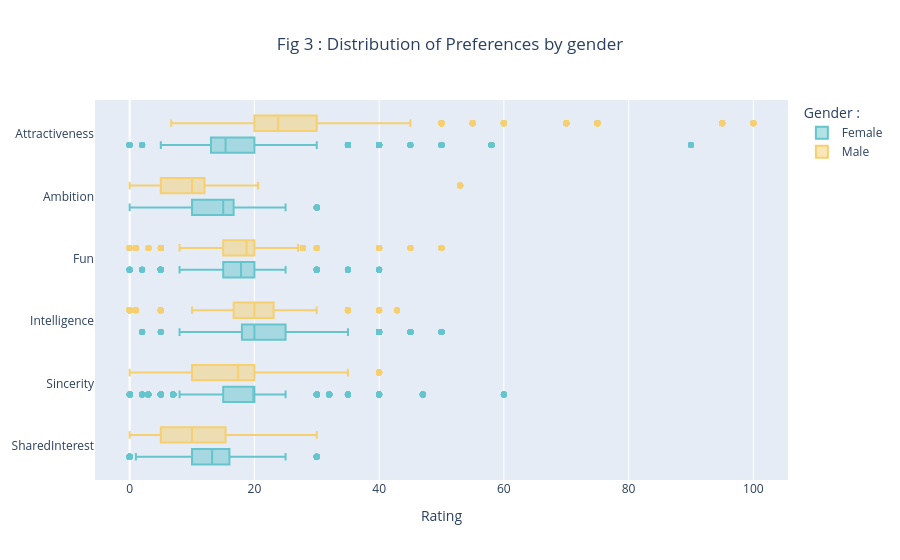

Write notebook code for a chart like this one.
### Code cell
fig3=px.box(df_least2,x=['SharedInterest','Sincerity','Intelligence','Fun','Ambition','Attractiveness'],color='gender',title='Fig 3 : Distribution of Preferences by gender',width=900,color_discrete_sequence = px.colors.qualitative.Pastel)
fig3.update_layout(
    title_x= 0.5,
    legend_title='Gender :',
    xaxis_title='Rating',
    yaxis_title=None)
fig3.show()

### Figure 1 — Plotly figure (JSON) as saved in the notebook; plotly's stock layout.template omitted (floating-point values rounded to 4 significant figures; data arrays with more than 128 entries replaced by an {"elided": "..."} marker saying what was removed)
{"data": [{"alignmentgroup": "True", "hovertemplate": "gender=Female<br>value=%{x}<br>variable=%{y}<extra></extra>", "legendgroup": "Female", "marker": {"color": "rgb(102, 197, 204)"}, "name": "Female", "notched": false, "offsetgroup": "Female", "orientation": "h", "showlegend": true, "type": "box", "x": {"elided": "24618 float values"}, "x0": " ", "xaxis": "x", "y": {"elided": "24618 str values"}, "y0": " ", "yaxis": "y"}, {"alignmentgroup": "True", "hovertemplate": "gender=Male<br>value=%{x}<br>variable=%{y}<extra></extra>", "legendgroup": "Male", "marker": {"color": "rgb(246, 207, 113)"}, "name": "Male", "notched": false, "offsetgroup": "Male", "orientation": "h", "showlegend": true, "type": "box", "x": {"elided": "24924 float values"}, "x0": " ", "xaxis": "x", "y": {"elided": "24924 str values"}, "y0": " ", "yaxis": "y"}], "layout": {"boxmode": "group", "legend": {"title": {"text": "Gender :"}, "tracegroupgap": 0}, "title": {"text": "Fig 3 : Distribution of Preferences by gender", "x": 0.5}, "width": 900, "xaxis": {"anchor": "y", "domain": [0, 1], "title": {"text": "Rating"}}, "yaxis": {"anchor": "x", "domain": [0, 1], "title": {}}}}
